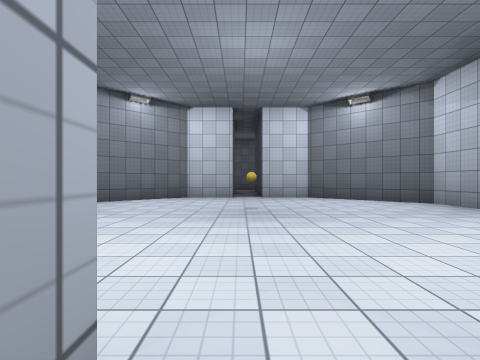
[1] (above)

13 first-person views from a walk through a scene from a Unity 3-D project. The camera is 1.3 m above the floor, looks level and sees 80° across. The floor is counted in squares, 2.25 m on a side. Each view is taken from the middle of a square. On the plan, view 1 faces up. The plan holds only what a view shows up to about 9 squares ahead; the rest is blank. The player is left out. Surface patterns are stand-ins for the level's own textures.

[2]
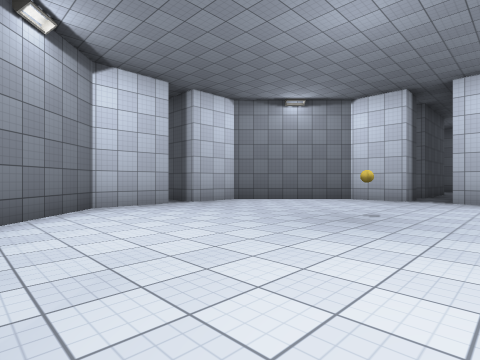

[3]
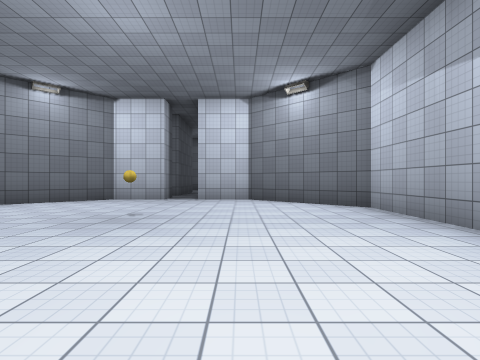

[4]
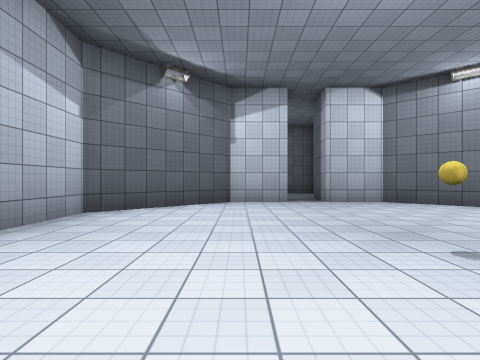

[5]
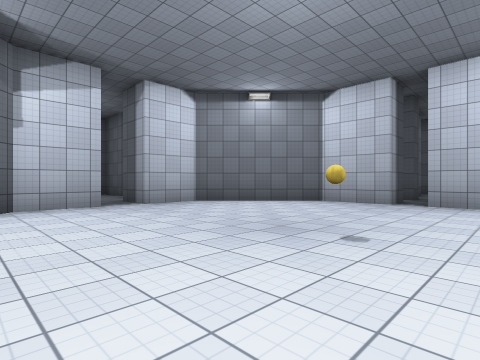

[6]
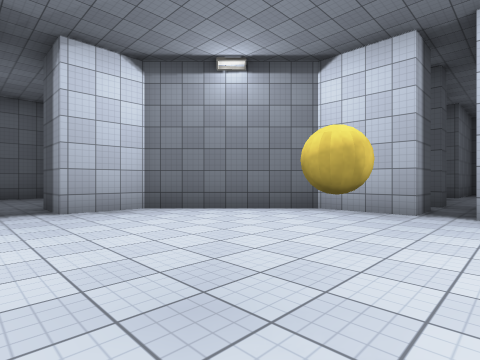

[7]
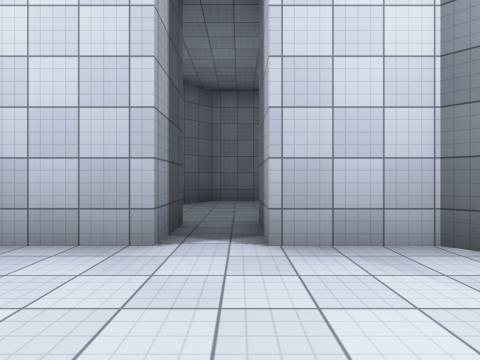

[8]
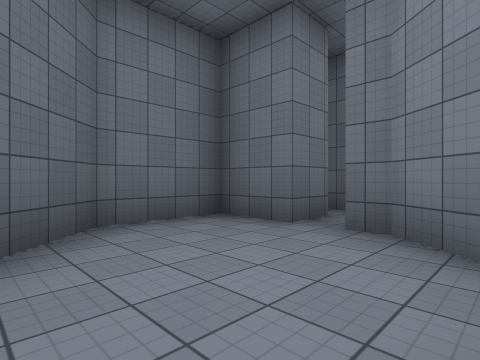

[9]
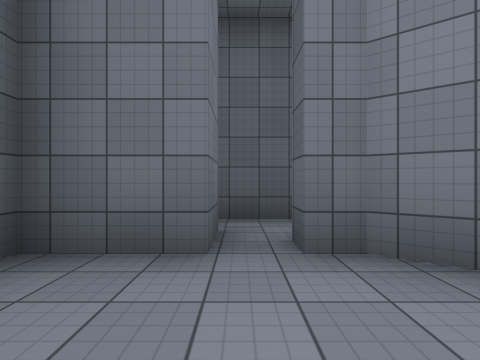

[10]
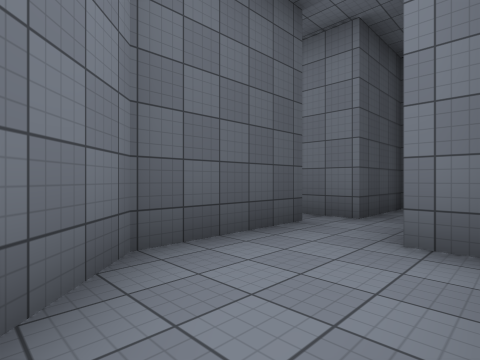

[11]
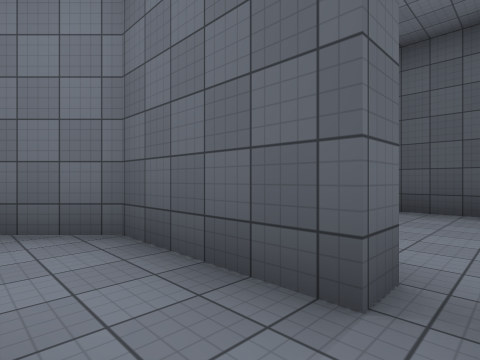

[12]
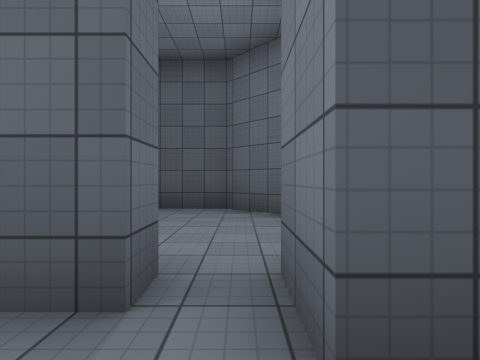

[13]
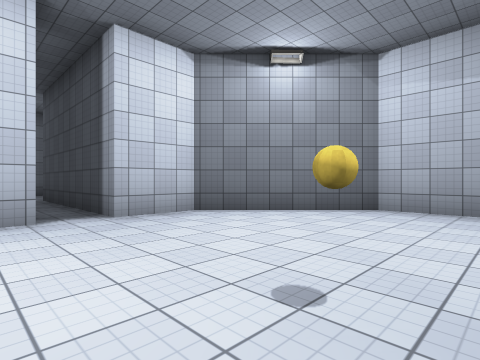

### Floor plan
Points are (right, up) in squares from view 1. A wall is a line through its corners. A room is listed if a view was taken in it or the views show most of it. See-through windows are left out.
Room 1 (views 1, 2, 3, 4, 5, 6, 7, 13)
walls: (-4.3, 4.8) (-4.3, 3) (-1.8, 0.5) (-0.2, 0.5) (-0.2, -0.8); (-0.2, 9.5) (-1.7, 9.5) (-4.3, 7) (-4.3, 5.5); (0.8, -0.8) (0.8, 0.5) (2.2, 0.5) (4.8, 3) (4.8, 7) (2.3, 9.5) (0.8, 9.5)
ways out: opening at (0, 0) to room 2; opening at (-5, 5); opening at (0, 10)
objects: ball (0, 6)
Room 2 (views 8, 9)
walls: (-0.6, -1.1) (-1.3, -2) (-1.3, -2.5); (-1.3, -3.3) (-1.3, -4.7) (0.8, -4.7) (2.8, -2.7) (2.8, -1.2)
ways out: opening at (0, 0) to room 1; opening at (-2, -3) to room 3
Room 3 (views 10, 11, 12)
walls: (-3.3, -2.1) (-3.3, -3.9); (-3.9, -1.8) (-3.2, -1.8); (-1.3, -2.5) (-1.7, -2.5) (-1.7, 0) (-2.7, 0.9); (-2.3, -5.2) (-2.3, -3.3) (-1.3, -3.3)
ways out: opening at (-2, -3) to room 2; opening at (-3, -4)

Where each view was taken, in squares from view 1:
view 1: 0 up, 0 right, facing up
view 2: 1 up, 2 right, facing up-left
view 3: 1 up, 2 right, facing up
view 4: 8 up, 2 right, facing down
view 5: 7 up, 3 right, facing down-left
view 6: 6 up, 1 right, facing down-left
view 7: 3 up, 0 right, facing down
view 8: 1 down, 2 right, facing down-left
view 9: 3 down, 1 right, facing left
view 10: 1 up, 4 left, facing down-right
view 11: 3 down, 3 left, facing up-right
view 12: 3 down, 3 left, facing right
view 13: 5 up, 1 left, facing up-right
